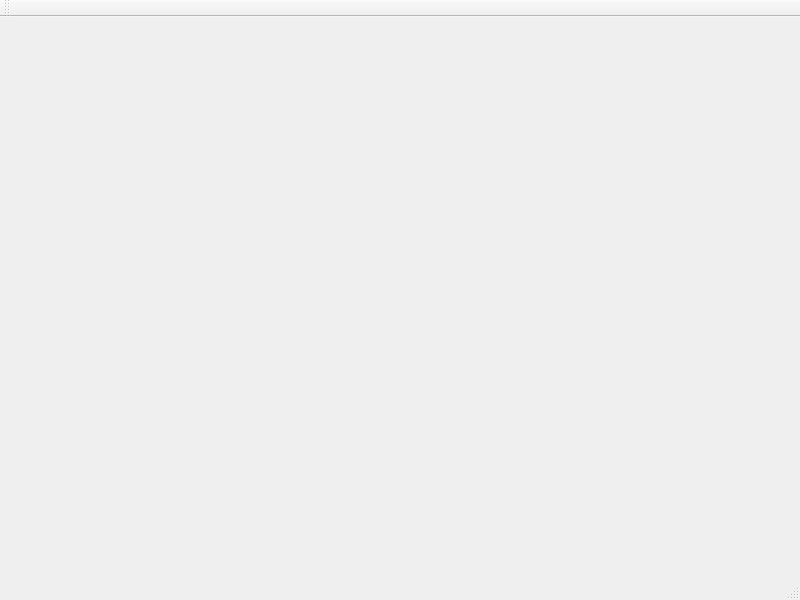
<?xml version="1.0" encoding="UTF-8"?>
<ui version="4.0">
 <class>mainWindow</class>
 <widget class="QMainWindow" name="mainWindow">
  <property name="geometry">
   <rect>
    <x>0</x>
    <y>0</y>
    <width>800</width>
    <height>600</height>
   </rect>
  </property>
  <property name="windowTitle">
   <string>气象雷达跟踪系统</string>
  </property>
  <property name="windowIcon">
   <iconset>
    <normaloff>icon/mainWindow.png</normaloff>icon/mainWindow.png</iconset>
  </property>
  <widget class="QWidget" name="centralwidget"/>
  <widget class="QMenuBar" name="menubar">
   <property name="geometry">
    <rect>
     <x>0</x>
     <y>0</y>
     <width>800</width>
     <height>23</height>
    </rect>
   </property>
  </widget>
  <widget class="QStatusBar" name="statusbar"/>
  <widget class="QToolBar" name="toolBar">
   <property name="windowTitle">
    <string>工具栏</string>
   </property>
   <attribute name="toolBarArea">
    <enum>TopToolBarArea</enum>
   </attribute>
   <attribute name="toolBarBreak">
    <bool>false</bool>
   </attribute>
  </widget>
  <action name="action">
   <property name="icon">
    <iconset>
     <normaloff>icon/exit.png</normaloff>icon/exit.png</iconset>
   </property>
   <property name="text">
    <string>退出(&amp;X)</string>
   </property>
  </action>
 </widget>
 <resources/>
 <connections/>
</ui>
